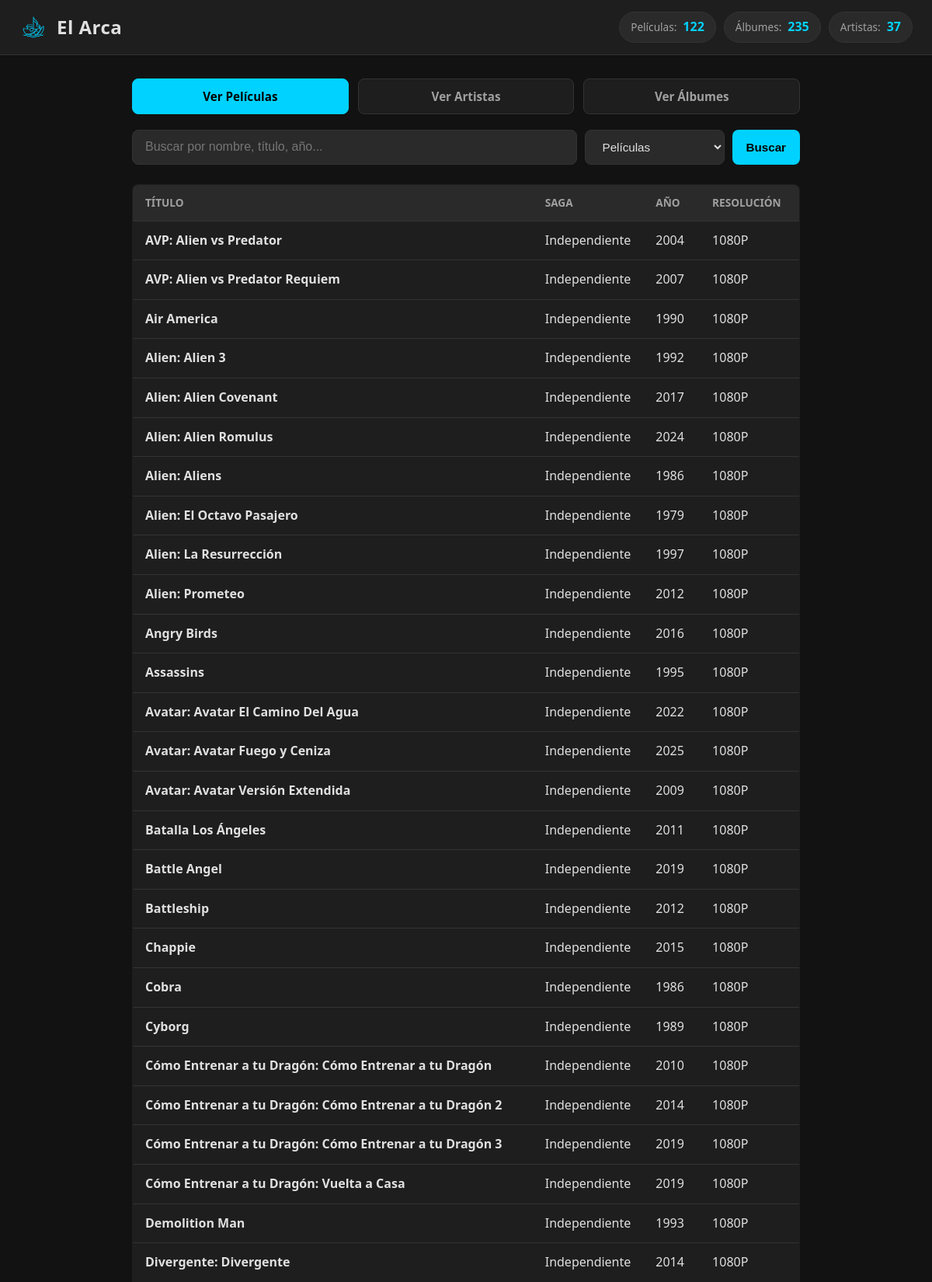
The page / (upper part) on the database its author committed.
### tables this page shows
CREATE TABLE peliculas (
            id INTEGER PRIMARY KEY AUTOINCREMENT,
            saga TEXT,
            titulo TEXT NOT NULL,
            anio_estreno INTEGER,
            decada TEXT,
            resolucion TEXT,
            es_x265 INTEGER DEFAULT 0,
            es_animada INTEGER DEFAULT 0
        );

### app.py (the view, shortened to what this page needs)
@app.route("/", methods=["GET"])
def inicio():
    busqueda = request.args.get("q", "").strip()
    filtro_tipo = request.args.get("tipo", "peliculas")
    peliculas = []
    albumes = []
    artistas = []
    conn = obtener_conexion()
    cursor = conn.cursor()
    cursor.execute("SELECT COUNT(*) AS total FROM artistas")
    res_artistas = cursor.fetchone()
    total_artistas_val = res_artistas["total"] if res_artistas else 0
    cursor.execute("SELECT COUNT(*) AS total FROM peliculas")
    res_peliculas = cursor.fetchone()
    total_peliculas_val = res_peliculas["total"] if res_peliculas else 0
    cursor.execute("SELECT COUNT(*) AS total FROM albumes")
    res_albumes = cursor.fetchone()
    total_albumes_val = res_albumes["total"] if res_albumes else 0
    if filtro_tipo == "peliculas":
        if busqueda:
            query = """
                SELECT * FROM peliculas
                WHERE titulo LIKE ?
                   OR saga LIKE ?
                   OR decada LIKE ?
                   OR CAST(anio_estreno AS TEXT) LIKE ?
                   OR resolucion LIKE ?
                   OR (es_animada = 1 AND 'animada' LIKE ?)
                   OR (es_x265 = 1 AND 'x265' LIKE ?)
                ORDER BY anio_estreno ASC, titulo ASC
            """
            param = f"%{busqueda}%"
            peliculas = cursor.execute(query, (param, param, param, param, param, param, param)).fetchall()
        else:
            peliculas = cursor.execute("SELECT * FROM peliculas ORDER BY titulo ASC").fetchall()
    elif filtro_tipo == "artistas":
        if busqueda:
            query = "SELECT * FROM artistas WHERE nombre LIKE ? ORDER BY nombre ASC"
            artistas = cursor.execute(query, (f"%{busqueda}%",)).fetchall()
        else:
            artistas = cursor.execute("SELECT * FROM artistas ORDER BY nombre ASC").fetchall()
    conn.close()
    return render_template(
        "index.html",
        peliculas=peliculas,
        albumes=albumes,
        artistas=artistas,
        busqueda=busqueda,
        tipo=filtro_tipo,
        total_artistas=total_artistas_val,
        total_peliculas=total_peliculas_val,
        total_albumes=total_albumes_val
    )

### app.py (called while the page is built)
def obtener_conexion():
    conn = sqlite3.connect(RUTA_BD)
    conn.row_factory = sqlite3.Row  # Permite acceder a las columnas por su nombre
    return conn

### templates/index.html (shortened to what this page needs)
<!DOCTYPE html>
<html lang="es">
<head>
    <link rel="stylesheet" href="{{ url_for('static', filename='style.css') }}">
</head>
<body>
    <header class="barra-superior">
        <div class="logo-titulo">
            <img src="{{ url_for('static', filename='logo.png') }}" alt="Logo El Arca" class="img-logo">
            <h1>El Arca</h1>
        </div>
        <div class="contenedor-badges">
            <div class="info-badge">
                <span class="etiqueta">Películas:</span>
                <strong class="numero">{{ total_peliculas }}</strong>
            </div>
            <div class="info-badge">
                <span class="etiqueta">Álbumes:</span>
                <strong class="numero">{{ total_albumes }}</strong>
            </div>
            <div class="info-badge">
                <span class="etiqueta">Artistas:</span>
                <strong class="numero">{{ total_artistas }}</strong>
            </div>
        </div>
    </header>
    <main class="contenedor-principal">
        <nav class="acciones-rapidas">
            <a href="/?tipo=peliculas" class="btn-navegacion {% if tipo == 'peliculas' %}activo{% endif %}">
                Ver Películas
            </a>
            <a href="/?tipo=artistas" class="btn-navegacion {% if tipo == 'artistas' %}activo{% endif %}">
                Ver Artistas
            </a>
            <a href="/?tipo=musica" class="btn-navegacion {% if tipo == 'musica' %}activo{% endif %}">
                Ver Álbumes
            </a>
        </nav>
        <form method="GET" action="/" class="buscador-form">
            <input type="text" name="q" value="{{ busqueda }}" placeholder="Buscar por nombre, título, año..." class="input-busqueda">
            <select name="tipo" class="select-tipo">
                <option value="peliculas" {% if tipo == 'peliculas' %}selected{% endif %}>Películas</option>
            </select>
            <button type="submit" class="btn-buscar">Buscar</button>
        </form>
        {% if tipo == 'peliculas' %}
            {% if peliculas %}
                <table class="tabla-resultados">
                    <thead>
                        <tr>
                            <th>Título</th>
                            <th>Saga</th>
                            <th>Año</th>
                            <th>Resolución</th>
                        </tr>
                    </thead>
                    <tbody>
                        {% for p in peliculas %}
                        <tr>
                            <td><strong>{{ p.titulo }}</strong></td>
                            <td>{{ p.saga or '-' }}</td>
                            <td>{{ p.anio_estreno }}</td>
                            <td>{{ p.resolucion }}</td>
                        </tr>
                        {% endfor %}
                    </tbody>
                </table>
            {% else %}
                <p class="sin-resultados">No se encontraron películas.</p>
            {% endif %}
        {% endif %}
    </main>
</body>
</html>

### static/style.css (style rules this page uses)
:root { --bg-principal: #121212; --bg-tarjeta: #1e1e1e; --bg-input: #2a2a2a; --texto-principal: #e0e0e0; --texto-secundario: #a0a0a0; --acento-cyan: #00d2ff; --borde: #333333; --borde-focus: #00d2ff; --fuente-principal: system-ui, -apple-system, BlinkMacSystemFont, "Segoe UI", Roboto, sans-serif; }
* { box-sizing: border-box; margin: 0; padding: 0; }
body { background-color: var(--bg-principal); color: var(--texto-principal); font-family: var(--fuente-principal); line-height: 1.6; padding-bottom: 40px; }
.barra-superior { display: flex; justify-content: space-between; align-items: center; background-color: var(--bg-tarjeta); padding: 15px 25px; border-bottom: 1px solid var(--borde); position: sticky; top: 0; z-index: 100; }
.logo-titulo { display: flex; align-items: center; gap: 12px; }
.logo-titulo h1 { font-size: 1.5rem; font-weight: 700; color: var(--texto-principal); letter-spacing: 0.5px; }
.info-badge { display: inline-flex; align-items: center; gap: 8px; background-color: var(--bg-input); padding: 6px 14px; border-radius: 20px; font-size: 0.85rem; border: 1px solid var(--borde); color: var(--texto-secundario); }
.info-badge .numero { color: var(--acento-cyan); font-weight: 700; font-size: 1rem; }
.contenedor-principal { max-width: 900px; margin: 30px auto; padding: 0 20px; }
.buscador-form { display: flex; gap: 10px; margin-bottom: 25px; flex-wrap: wrap; }
.input-busqueda { flex: 1; min-width: 200px; padding: 12px 16px; background-color: var(--bg-input); border: 1px solid var(--borde); border-radius: 8px; color: var(--texto-principal); font-size: 1rem; outline: none; transition: border-color 0.2s; }
.select-tipo, .btn-buscar { padding: 12px 18px; background-color: var(--bg-input); border: 1px solid var(--borde); border-radius: 8px; color: var(--texto-principal); font-size: 0.95rem; cursor: pointer; outline: none; }
.btn-buscar { background-color: var(--acento-cyan); color: #000; font-weight: 600; border: none; transition: opacity 0.2s; }
.tabla-resultados { width: 100%; border-collapse: collapse; background-color: var(--bg-tarjeta); border-radius: 8px; overflow: hidden; border: 1px solid var(--borde); }
.tabla-resultados th, .tabla-resultados td { padding: 12px 16px; text-align: left; border-bottom: 1px solid var(--borde); }
.tabla-resultados th { background-color: var(--bg-input); color: var(--texto-secundario); font-weight: 600; font-size: 0.85rem; text-transform: uppercase; }
.contenedor-badges { display: flex; gap: 10px; align-items: center; flex-wrap: wrap; }
.img-logo { width: 36px; height: 36px; object-fit: contain; opacity: 0.9; }
.acciones-rapidas { display: flex; gap: 12px; margin-bottom: 20px; flex-wrap: wrap; }
.btn-navegacion { flex: 1; text-align: center; padding: 10px 16px; background-color: var(--bg-tarjeta); color: var(--texto-secundario); text-decoration: none; border-radius: 8px; border: 1px solid var(--borde); font-weight: 600; font-size: 0.95rem; transition: all 0.2s ease; }
.btn-navegacion.activo { background-color: var(--acento-cyan); color: #000000; border-color: var(--acento-cyan); }

### rows shown on the page
peliculas: titulo "AVP: Alien vs Predator", saga "Independiente", anio_estreno "2004", resolucion "1080P"
peliculas: titulo "AVP: Alien vs Predator Requiem", saga "Independiente", anio_estreno "2007", resolucion "1080P"
peliculas: titulo "Air America", saga "Independiente", anio_estreno "1990", resolucion "1080P"
peliculas: titulo "Alien: Alien 3", saga "Independiente", anio_estreno "1992", resolucion "1080P"
peliculas: titulo "Alien: Alien Covenant", saga "Independiente", anio_estreno "2017", resolucion "1080P"
peliculas: titulo "Alien: Alien Romulus", saga "Independiente", anio_estreno "2024", resolucion "1080P"
peliculas: titulo "Alien: Aliens", saga "Independiente", anio_estreno "1986", resolucion "1080P"
peliculas: titulo "Alien: El Octavo Pasajero", saga "Independiente", anio_estreno "1979", resolucion "1080P"
peliculas: titulo "Alien: La Resurrección", saga "Independiente", anio_estreno "1997", resolucion "1080P"
peliculas: titulo "Alien: Prometeo", saga "Independiente", anio_estreno "2012", resolucion "1080P"
peliculas: titulo "Angry Birds", saga "Independiente", anio_estreno "2016", resolucion "1080P"
peliculas: titulo "Assassins", saga "Independiente", anio_estreno "1995", resolucion "1080P"
peliculas: titulo "Avatar: Avatar El Camino Del Agua", saga "Independiente", anio_estreno "2022", resolucion "1080P"
peliculas: titulo "Avatar: Avatar Fuego y Ceniza", saga "Independiente", anio_estreno "2025", resolucion "1080P"
peliculas: titulo "Avatar: Avatar Versión Extendida", saga "Independiente", anio_estreno "2009", resolucion "1080P"
peliculas: titulo "Batalla Los Ángeles", saga "Independiente", anio_estreno "2011", resolucion "1080P"
peliculas: titulo "Battle Angel", saga "Independiente", anio_estreno "2019", resolucion "1080P"
peliculas: titulo "Battleship", saga "Independiente", anio_estreno "2012", resolucion "1080P"
peliculas: titulo "Chappie", saga "Independiente", anio_estreno "2015", resolucion "1080P"
peliculas: titulo "Cobra", saga "Independiente", anio_estreno "1986", resolucion "1080P"
peliculas: titulo "Cyborg", saga "Independiente", anio_estreno "1989", resolucion "1080P"
peliculas: titulo "Cómo Entrenar a tu Dragón: Cómo Entrenar a tu Dragón", saga "Independiente", anio_estreno "2010", resolucion "1080P"
peliculas: titulo "Cómo Entrenar a tu Dragón: Cómo Entrenar a tu Dragón 2", saga "Independiente", anio_estreno "2014", resolucion "1080P"
peliculas: titulo "Cómo Entrenar a tu Dragón: Cómo Entrenar a tu Dragón 3", saga "Independiente", anio_estreno "2019", resolucion "1080P"
peliculas: titulo "Cómo Entrenar a tu Dragón: Vuelta a Casa", saga "Independiente", anio_estreno "2019", resolucion "1080P"
peliculas: titulo "Demolition Man", saga "Independiente", anio_estreno "1993", resolucion "1080P"
peliculas: titulo "Divergente: Divergente", saga "Independiente", anio_estreno "2014", resolucion "1080P"

### other values the page prints
{{ total_peliculas }} "122"
{{ total_albumes }} "235"
{{ total_artistas }} "37"
